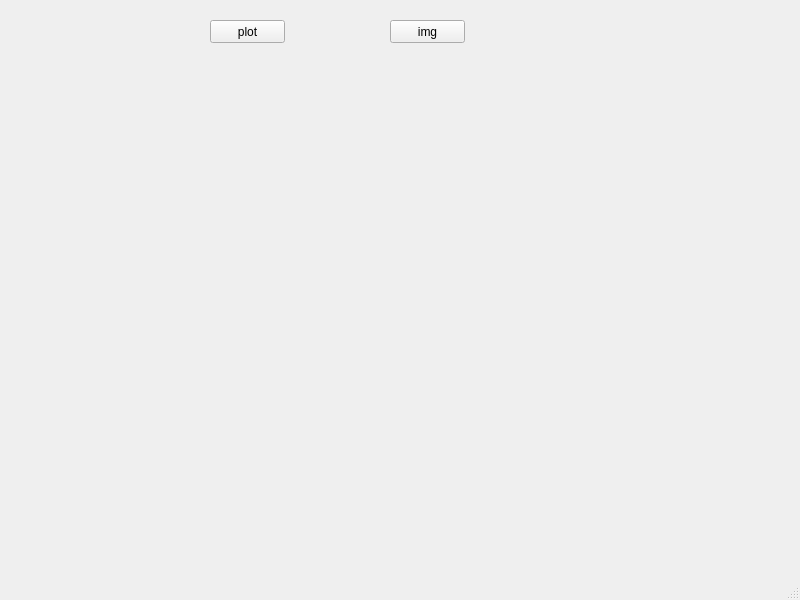
<?xml version="1.0" encoding="UTF-8"?>
<ui version="4.0">
 <class>MainWindow</class>
 <widget class="QMainWindow" name="MainWindow">
  <property name="geometry">
   <rect>
    <x>0</x>
    <y>0</y>
    <width>800</width>
    <height>600</height>
   </rect>
  </property>
  <property name="windowTitle">
   <string>MainWindow</string>
  </property>
  <widget class="QWidget" name="centralwidget">
   <widget class="QPushButton" name="pushButton_plot">
    <property name="geometry">
     <rect>
      <x>210</x>
      <y>20</y>
      <width>75</width>
      <height>23</height>
     </rect>
    </property>
    <property name="text">
     <string>plot</string>
    </property>
   </widget>
   <widget class="QPushButton" name="pushButton_img">
    <property name="geometry">
     <rect>
      <x>390</x>
      <y>20</y>
      <width>75</width>
      <height>23</height>
     </rect>
    </property>
    <property name="text">
     <string>img</string>
    </property>
   </widget>
   <widget class="QWidget" name="horizontalLayoutWidget">
    <property name="geometry">
     <rect>
      <x>110</x>
      <y>130</y>
      <width>541</width>
      <height>391</height>
     </rect>
    </property>
    <layout class="QHBoxLayout" name="horizontalLayout_figure"/>
   </widget>
  </widget>
  <widget class="QMenuBar" name="menubar">
   <property name="geometry">
    <rect>
     <x>0</x>
     <y>0</y>
     <width>800</width>
     <height>21</height>
    </rect>
   </property>
  </widget>
  <widget class="QStatusBar" name="statusbar"/>
 </widget>
 <resources/>
 <connections/>
</ui>
